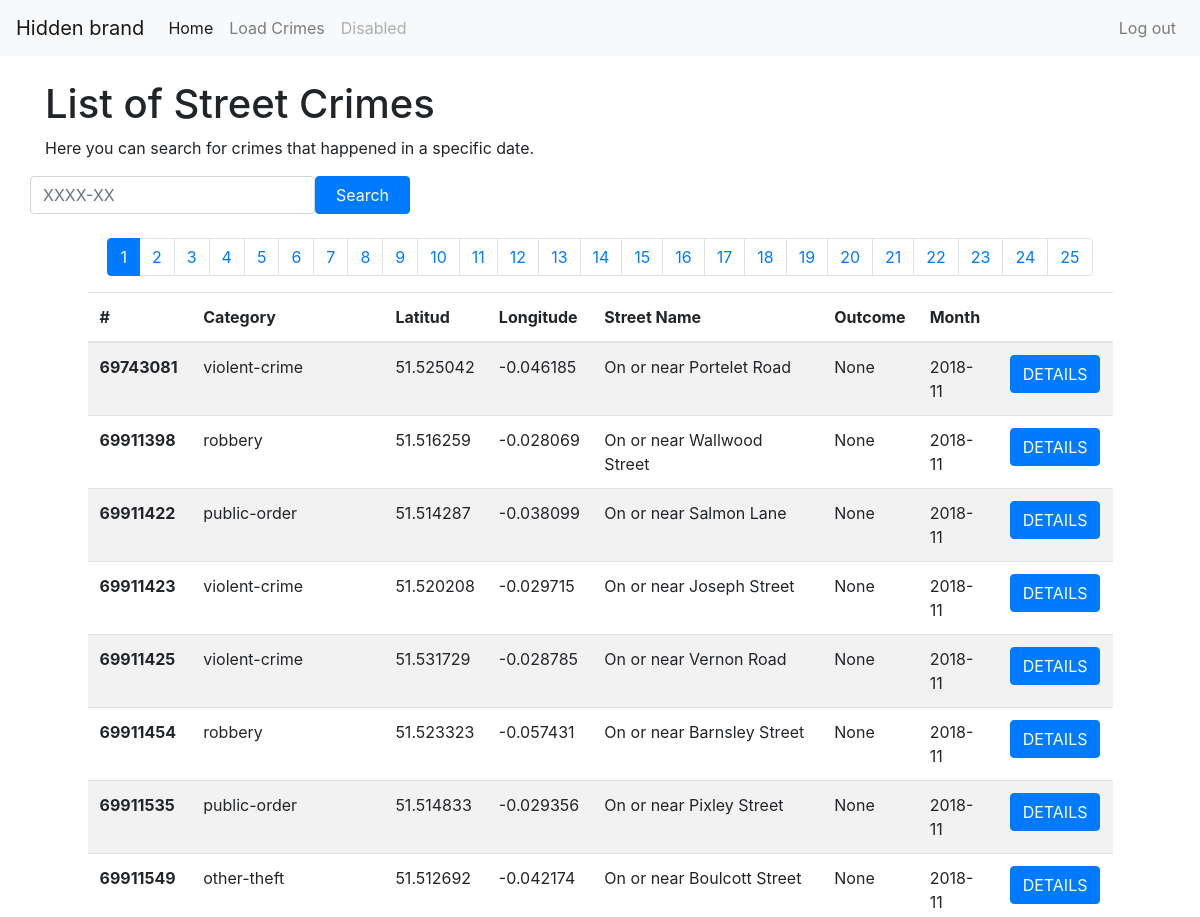
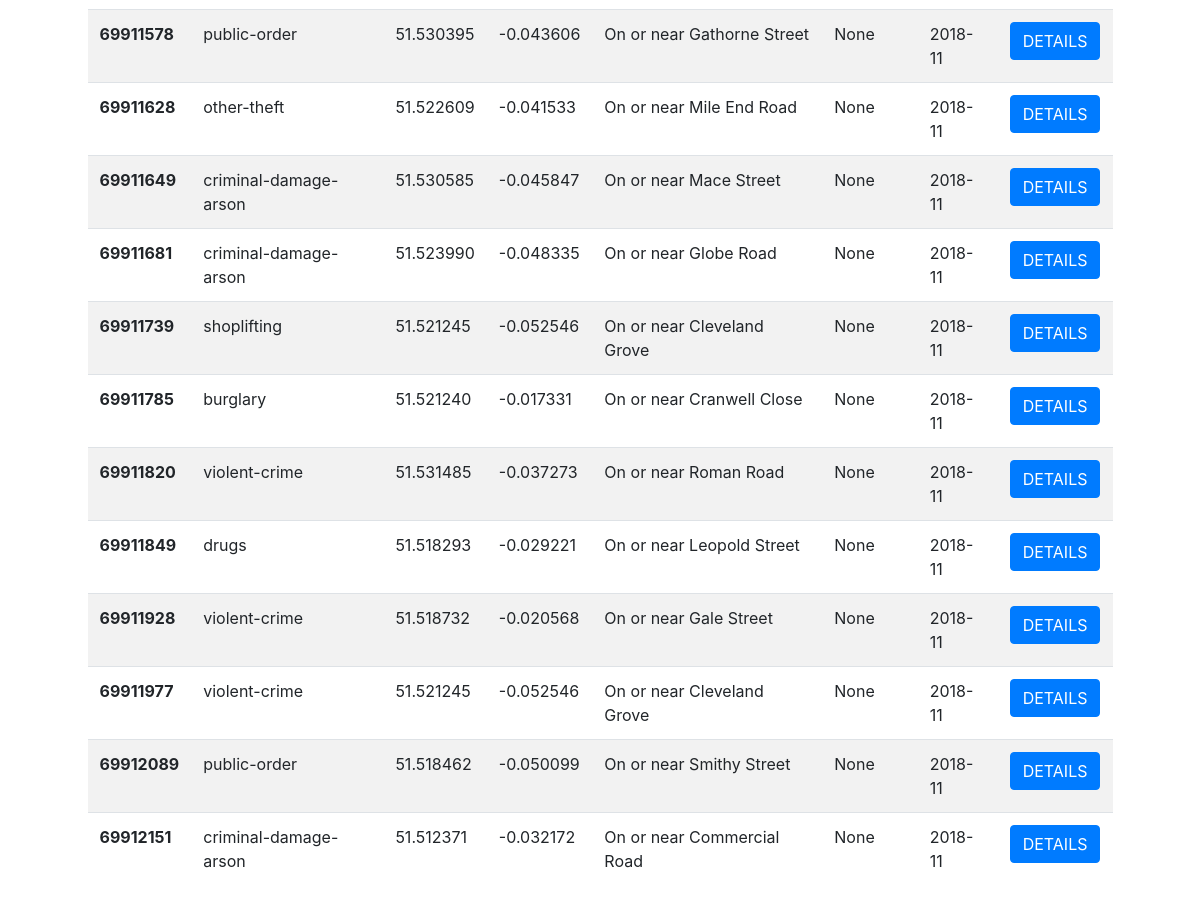
The page / (signed in) on the database its author committed (2 pictures, top to bottom).
### crimeClasses.py (models this page shows, shortened)
class streetLevelCrimes(Base):
    __tablename__ = "streetLevelCrimes"
    id = Column(Integer, primary_key=True)
    category_id = Column(String)
    location_type = Column(String)
    latitude = Column(String)
    longitude = Column(String)
    street_id = Column(String)
    street_name = Column(String)
    context = Column(String)
    outcome_status = Column(String)
    persistent_id = Column(String)
    location_subtype = Column(String)
    month = Column(String)

### main.py (the view)
@app.route('/', methods=['GET', 'POST'])
def home():
    if request.method == 'POST':
        date = request.form['searchDate']
        resp = task.getStreestLevelCrimes(date)
        dates = task.selectDates()
        return render_template('home.html', obj={'outcomes':resp,'dates':dates})
    else:
        if 'usr' in session:
            resp = task.getStreestLevelCrimes()
            dates = task.selectDates()
            return render_template('home.html', obj={'outcomes':resp,'dates':dates})
        else:
            return  redirect(url_for('login'))

### task.py (called while the page is built)
def getStreestLevelCrimes(date=None):
    if date:
        result = session.query(crimeClasses.streetLevelCrimes).filter_by(month=date).limit(500)
    else:
        result = session.query(crimeClasses.streetLevelCrimes).order_by(crimeClasses.streetLevelCrimes.month).limit(500)
    return result

def selectDates():
    result = session.query(crimeClasses.streetLevelCrimes.month).distinct().all()
    return result

### templates/home.html (shortened to what this page needs)
{% extends 'base.html' %}
{% block content %}
<div class="container">
    <div class="row">
        <div class="col-md-12">
            <h1>List of Street Crimes</h1>
            <p> Here you can search for crimes that happened in a specific date.</p>
        </div>
    </div>
    <div class="row">
        <div class="col-md-4">
            <div class="search-box">
                <form action="#" method="post">
                    <div class="row">
                        <input type="text" name="searchDate" id="searchDate" class="form-control col-md-9" placeholder="XXXX-XX" data-toggle="dropdown">
                        <input type="submit" class="btn btn-primary search-btn col-md-3" id="searchBtn" value="Search">
                    </div>
                </form>
            </div>
        </div>
    </div>
</div>
  <div class="row">
      <br>
  </div>
<div class="container">
    <div class="row justify-content-center">
        <nav aria-label="...">
            <ul class="pagination">
            </ul>
        </nav>
    </div>
</div>
<div class="row justify-content-center">
    <table class="table table-striped col-md-10" id="listCrimes">
        <thead>
            <tr>
                <th scope="col">#</th>
                <th scope="col">Category</th>
                <th scope="col">Latitud</th>
                <th scope="col">Longitude</th>
                <th scope="col">Street Name</th>
                <th scope="col">Outcome</th>
                <th scope="col">Month</th>
                <th scope="col"></th>
            </tr>
        </thead>
        <tbody>
            {% for i in obj['outcomes'] %}
                <tr>
                    <th scope="row">{{i.id}}</th>
                    <td>{{i.category_id}}</td>
                    <td>{{i.latitude}}</td>
                    <td>{{i.longitude}}</td>
                    <td>{{i.street_name}}</td>
                    <td>{{i.outcome_status}}</td>
                    <td>{{i.month}}</td>
                    <td><a id="{{ i.id }}" class="btn btn-md btn-primary" href="{{ url_for('editCrime',id=i.id) }}">DETAILS</a></td>
                </tr>
            {% endfor %}
        </tbody>
    </table>
</div>
{% endblock %}

### templates/base.html (shortened to what this page needs)
<!DOCTYPE html>
<html lang="en">
<head>
    <link href="//maxcdn.bootstrapcdn.com/bootstrap/4.0.0/css/bootstrap.min.css" rel="stylesheet">
</head>
<body>
    <nav class="navbar navbar-expand-lg navbar-light bg-light">
        <div class="collapse navbar-collapse" id="navbarTogglerDemo01">
          <a class="navbar-brand" href="#">Hidden brand</a>
          <ul class="navbar-nav mr-auto mt-2 mt-lg-0">
            <li class="nav-item active">
              <a class="nav-link" href="{{ url_for('home') }}">Home </a>
            </li>
            <li class="nav-item">
              <a id="link"  href="{{ url_for('loadCrimes') }}" class="nav-link" >Load Crimes</a>
            </li>
            <li class="nav-item">
              <a class="nav-link disabled" href="#">Disabled</a>
            </li>
          </ul>
        {% if 'usr' in session %}
            <form class="form-inline my-2 my-lg-0">
                   <ul class="navbar-nav mr-auto mt-2 mt-lg-0"><li class="nav-item"><a class="nav-link" href="/login/out">Log out</a></li></ul>
            </form>
        {% else %}
            <form class="form-inline my-2 my-lg-0">
                <ul class="navbar-nav mr-auto mt-2 mt-lg-0"><li class="nav-item"><a class="nav-link" href="/login"><span class="glyphicon glyphicon-log-in"></span>Log in</a></li></ul>
            </form>
        {% endif %}
        </div>
      </nav>
      <br>
    {% block content %}{% endblock %}
</body>
</html>

### rows shown on the page
streetLevelCrimes: id "69743081", category_id "violent-crime", latitude "51.525042", longitude "-0.046185", street_name "On or near Portelet Road", outcome_status "None", month "2018-11"
streetLevelCrimes: id "69911398", category_id "robbery", latitude "51.516259", longitude "-0.028069", street_name "On or near Wallwood Street", outcome_status "None", month "2018-11"
streetLevelCrimes: id "69911422", category_id "public-order", latitude "51.514287", longitude "-0.038099", street_name "On or near Salmon Lane", outcome_status "None", month "2018-11"
streetLevelCrimes: id "69911423", category_id "violent-crime", latitude "51.520208", longitude "-0.029715", street_name "On or near Joseph Street", outcome_status "None", month "2018-11"
streetLevelCrimes: id "69911425", category_id "violent-crime", latitude "51.531729", longitude "-0.028785", street_name "On or near Vernon Road", outcome_status "None", month "2018-11"
streetLevelCrimes: id "69911454", category_id "robbery", latitude "51.523323", longitude "-0.057431", street_name "On or near Barnsley Street", outcome_status "None", month "2018-11"
streetLevelCrimes: id "69911535", category_id "public-order", latitude "51.514833", longitude "-0.029356", street_name "On or near Pixley Street", outcome_status "None", month "2018-11"
streetLevelCrimes: id "69911549", category_id "other-theft", latitude "51.512692", longitude "-0.042174", street_name "On or near Boulcott Street", outcome_status "None", month "2018-11"
streetLevelCrimes: id "69911578", category_id "public-order", latitude "51.530395", longitude "-0.043606", street_name "On or near Gathorne Street", outcome_status "None", month "2018-11"
streetLevelCrimes: id "69911628", category_id "other-theft", latitude "51.522609", longitude "-0.041533", street_name "On or near Mile End Road", outcome_status "None", month "2018-11"
streetLevelCrimes: id "69911649", category_id "criminal-damage-arson", latitude "51.530585", longitude "-0.045847", street_name "On or near Mace Street", outcome_status "None", month "2018-11"
streetLevelCrimes: id "69911681", category_id "criminal-damage-arson", latitude "51.523990", longitude "-0.048335", street_name "On or near Globe Road", outcome_status "None", month "2018-11"
streetLevelCrimes: id "69911739", category_id "shoplifting", latitude "51.521245", longitude "-0.052546", street_name "On or near Cleveland Grove", outcome_status "None", month "2018-11"
streetLevelCrimes: id "69911785", category_id "burglary", latitude "51.521240", longitude "-0.017331", street_name "On or near Cranwell Close", outcome_status "None", month "2018-11"
streetLevelCrimes: id "69911820", category_id "violent-crime", latitude "51.531485", longitude "-0.037273", street_name "On or near Roman Road", outcome_status "None", month "2018-11"
streetLevelCrimes: id "69911849", category_id "drugs", latitude "51.518293", longitude "-0.029221", street_name "On or near Leopold Street", outcome_status "None", month "2018-11"
streetLevelCrimes: id "69911928", category_id "violent-crime", latitude "51.518732", longitude "-0.020568", street_name "On or near Gale Street", outcome_status "None", month "2018-11"
streetLevelCrimes: id "69911977", category_id "violent-crime", latitude "51.521245", longitude "-0.052546", street_name "On or near Cleveland Grove", outcome_status "None", month "2018-11"
streetLevelCrimes: id "69912089", category_id "public-order", latitude "51.518462", longitude "-0.050099", street_name "On or near Smithy Street", outcome_status "None", month "2018-11"
streetLevelCrimes: id "69912151", category_id "criminal-damage-arson", latitude "51.512371", longitude "-0.032172", street_name "On or near Commercial Road", outcome_status "None", month "2018-11"
